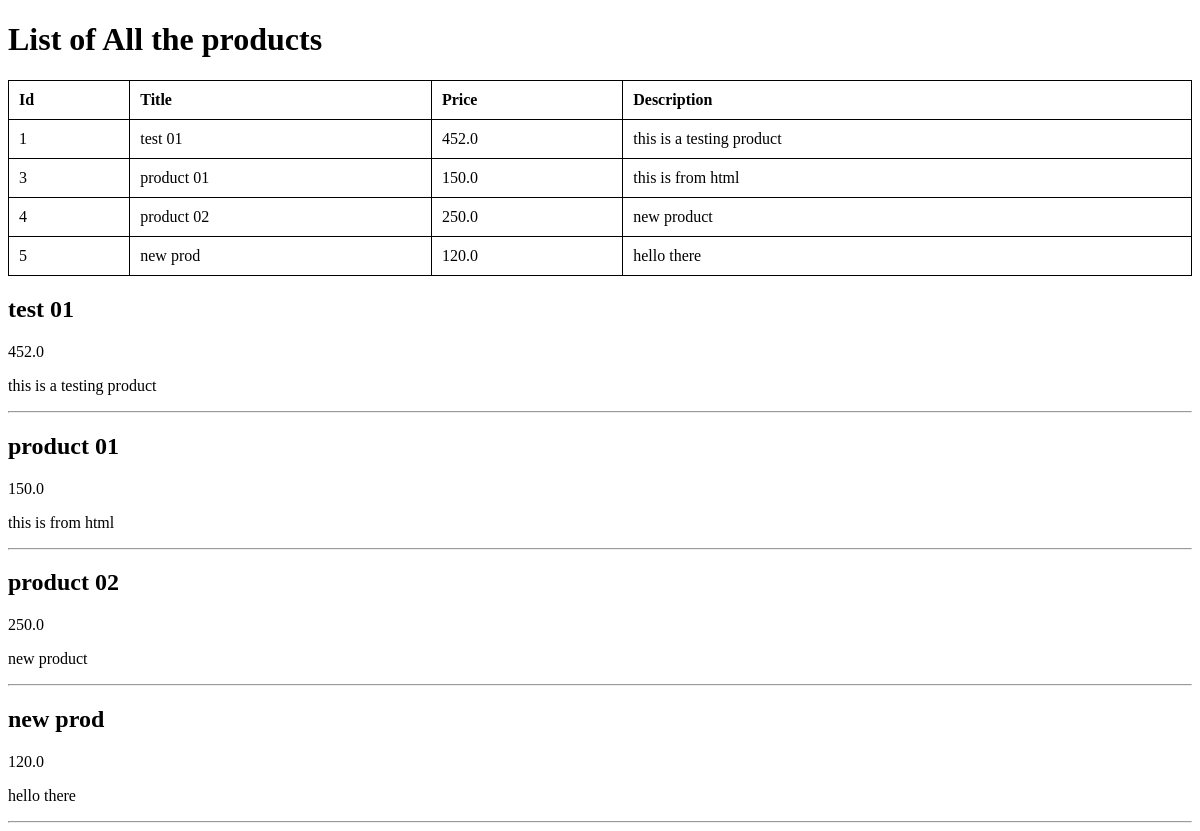
/products/view/, run on an earlier commit of the app's database.
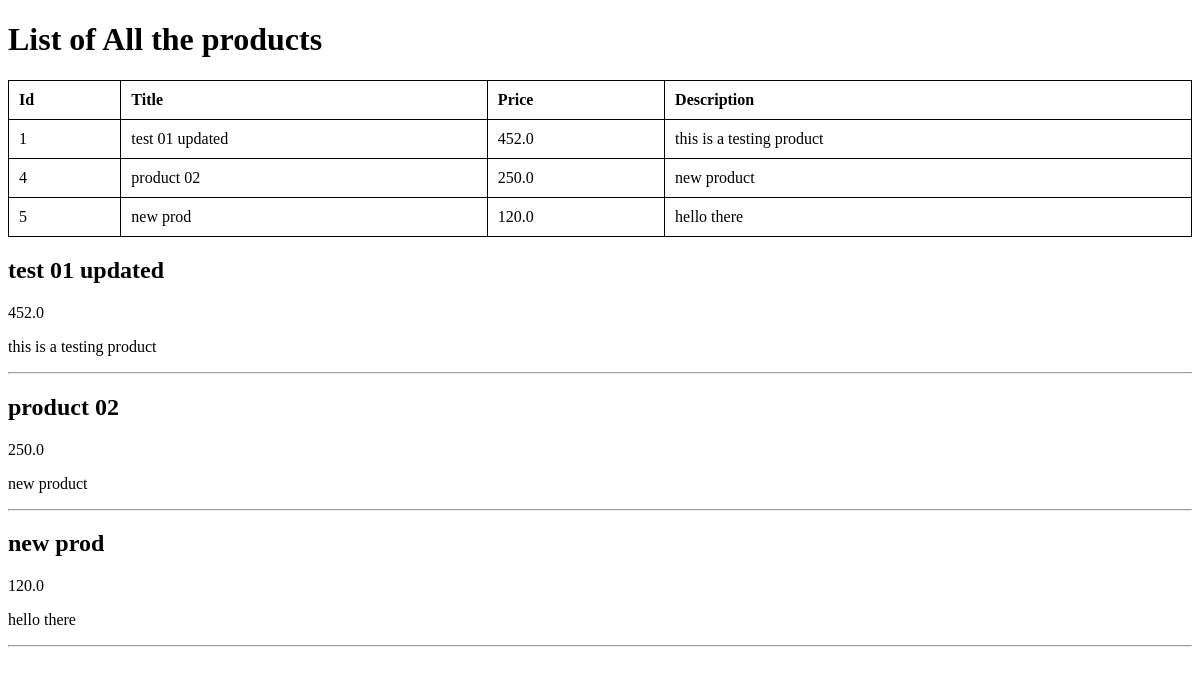
And on a later commit of the database.
### db_setup/models.py (models this page shows, shortened)
class Product(models.Model):
    title = models.CharField(max_length=250)
    price = models.FloatField()
    description = models.TextField()
    created_at = models.DateTimeField(auto_now_add=True)

### db_setup/views.py (the view)
# urls.py: path('view/', views.view_products, name='view_products'),
def view_products(request):
    products = Product.objects.all()
    return render(request, 'view_products.html', {'products': products})

### db_setup/templates/view_products.html (shortened to what this page needs)
<!DOCTYPE html>
<html lang="en">
  <head>
  </head>
  <body>
    <h1>List of All the products</h1>
    <table>
      <thead>
        <tr>
          <th>Id</th>
          <th>Title</th>
          <th>Price</th>
          <th>Description</th>
        </tr>
      </thead>
      <tbody>
        {% for product in products %}
        <tr>
          <td>{{ product.id }}</td>
          <td>{{ product.title }}</td>
          <td>{{ product.price }}</td>
          <td>{{ product.description }}</td>
        </tr>
        {% endfor %}
      </tbody>
    </table>
    {% for product in products %}
    <h2>{{ product.title }}</h2>
    <p>{{ product.price }}</p>
    <p>{{ product.description }}</p>
    <hr />
    {% endfor %}
  </body>
</html>

### db_setup/templates/view_products.html (style rules this page uses)
table { width: 100%; border-collapse: collapse; }
table, th, td { border: 1px solid black; }
th, td { padding: 10px; text-align: left; }

What changed in the data, as far as the page shows it:
removed Product: id "3", title "product 01", price "150.0", description "this is from html"
changed Product "this is a testing product": title "test 01" → "test 01 updated"
